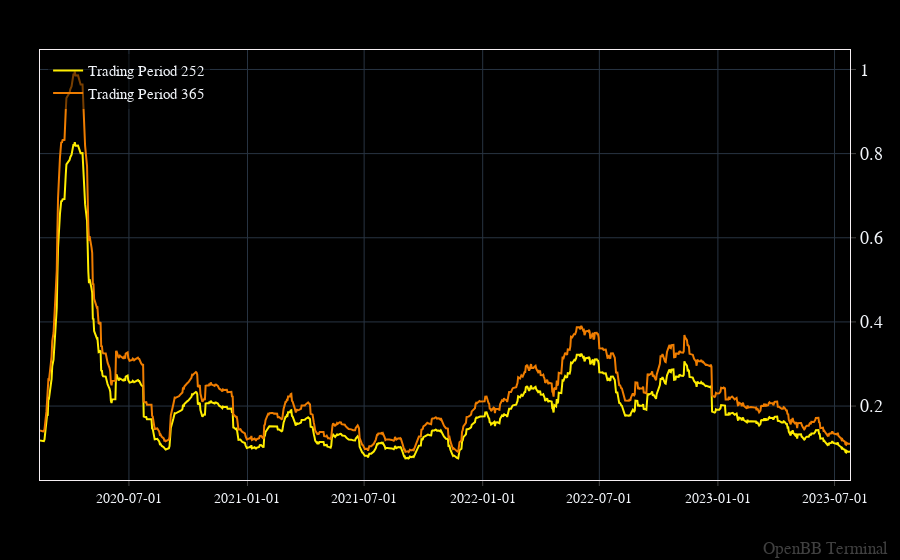

Here is the notebook cell this chart was saved with:
### Code cell
# Compare the difference between annualizing over 252 trading days versus 365 calendar days.
# rvol = pd.concat(
#     [
#         rvol,
#         ob.ta.rvol_std(df, window=1, is_crypto=True, trading_periods=365).rename(
#             "Trading Period 365"
#         ),
#     ],
#     axis=1,
# )

# ob.forecast.plot(data=rvol, columns=rvol.columns)

### Figure 1 — Plotly figure (JSON) as saved in the notebook; plotly's stock layout.template omitted (floating-point values rounded to 4 significant figures; data arrays with more than 128 entries replaced by an {"elided": "..."} marker saying what was removed)
{"data": [{"hovertemplate": "%{y}<extra></extra>", "name": "Trading Period 252", "type": "scatter", "x": {"elided": "866 str values"}, "y": {"elided": "866 float values"}}, {"hovertemplate": "%{y}<extra></extra>", "name": "Trading Period 365", "type": "scatter", "x": {"elided": "866 str values"}, "xhoverformat": "%Y-%m-%d", "y": {"elided": "866 float values"}}], "layout": {"annotations": [{"font": {"color": "gray", "size": 17}, "opacity": 0.5, "showarrow": false, "text": "OpenBB Terminal", "x": 1, "xanchor": "right", "xref": "paper", "xshift": 40, "y": 0, "yanchor": "bottom", "yref": "paper", "yshift": -80}], "bargap": 0, "bargroupgap": 0, "barmode": "overlay", "legend": {"orientation": "v"}, "margin": {"b": 80, "l": 40, "r": 50, "t": 50}, "xaxis": {"tick0": 0.5, "tickformatstops": [{"dtickrange": [null, 604800000], "value": "%Y-%m-%d"}, {"dtickrange": [604800000, "M1"], "value": "%Y-%m-%d"}, {"dtickrange": ["M1", null], "value": "%Y-%m-%d"}], "type": "date"}}}
